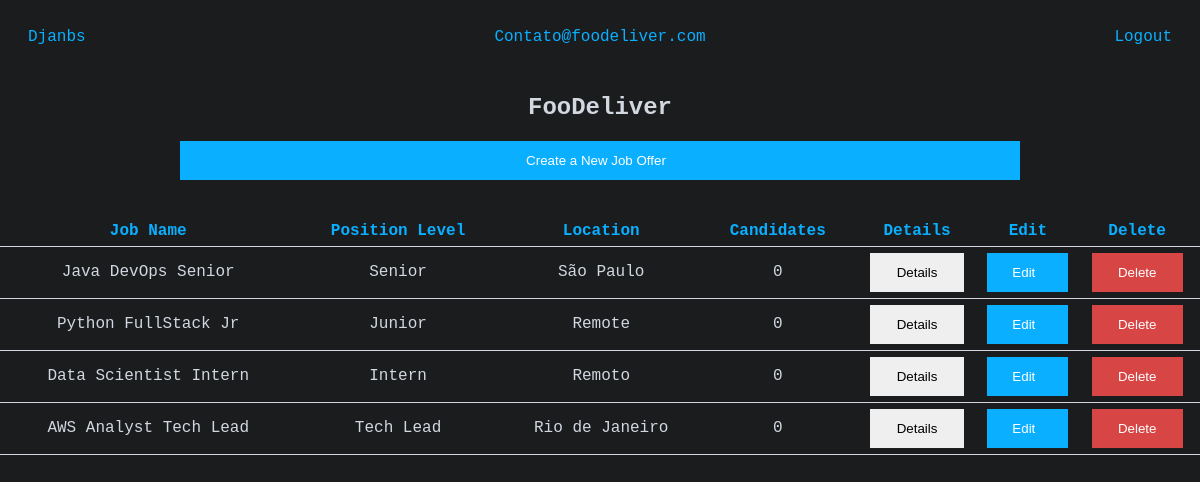
/ (signed in), run on an earlier commit of the app's database.
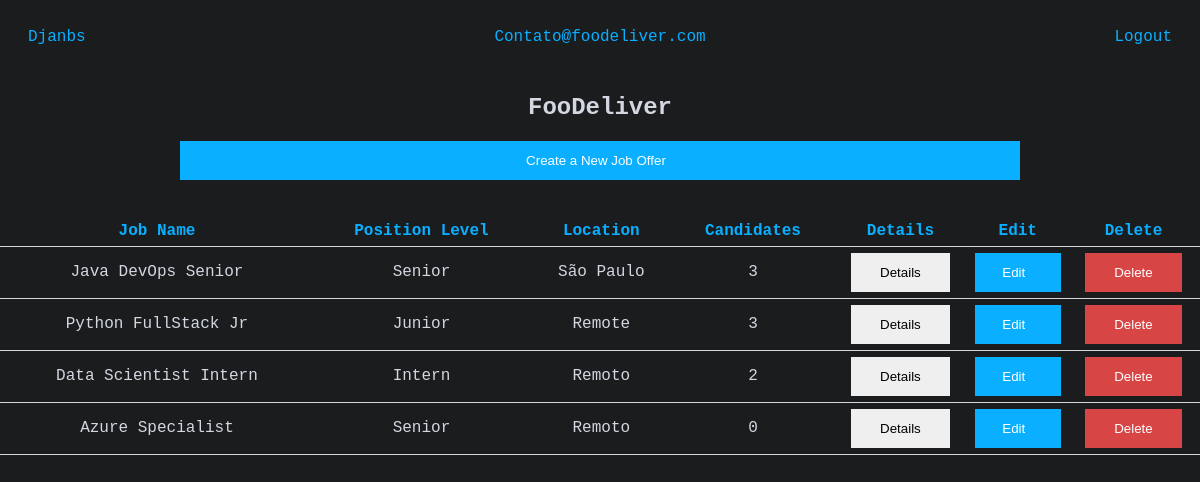
And on a later commit of the database.
### jobs/models.py (models this page shows, shortened)
class JobOffer(models.Model):
    name = models.CharField(max_length=125)
    location = models.CharField(max_length=50)
    description = models.TextField(null=True)
    company = models.ForeignKey(Company, on_delete=models.CASCADE, null=True)
    payment_range = models.IntegerField(choices=PaymentRange.choices)
    education_req = models.IntegerField(choices=EducationRequirement.choices)
    position_level = models.IntegerField(choices=PositionLevel.choices)
    date_created = models.DateTimeField(auto_now_add=True, null=True)

### jobs/views/views.py (the view)
# urls.py: 2. Add a URL to urlpatterns:  path('', views.home, name='home')
def home(request):
    if not request.user.is_authenticated:
        return redirect('login')
    else:
        if request.user.is_candidate:
            job_offers = JobOffer.objects.all() # type: ignore
            context = { 'job_offers': job_offers, }
            return render(request, 'jobs/index.html', context)
        else:
            company = Company.objects.get(pk=request.user.company.id) # type: ignore
            company_offers = JobOffer.objects.filter(company=company) # type: ignore
            job_applied = [
                JobApplied.objects.filter( # type: ignore
                job_offer=offer).values('candidate').distinct().count()
                for offer in company_offers ]
            context = {
                'company_offers_cand': zip(company_offers,job_applied),
                }
            return render(request, 'jobs/company.html', context)

### jobs/models.py (called while the page is built)
    def __str__(self):
        return self.email

### jobs/templates/jobs/company.html
{% extends "jobs/base.html" %}
{% block content %}
<center><h2> {{ request.user.company.name }} </h2></center>
<td><a href="{% url 'create-offer' request.user.company.id %}"><button class="button">Create a New Job Offer</button></a></td>
<br> <br>
<table>
<tr class="blue">
    <th>Job Name</th>
    <th>Position Level</th>
    <th>Location</th>
    <th>Candidates</th>
    <th>Details</th>
    <th>Edit</th>
    <th>Delete</th>
</tr>
{% for offer, num_of_cand in company_offers_cand %}
<tr class="row-hover">
    <td>{{ offer.name }}</td>
    {% if offer.position_level == 1 %}
        <td>Intern</td>
    {% elif offer.position_level == 2 %}
        <td>Junior</td>
    {% elif offer.position_level == 3 %}
        <td>Pleno</td>
    {% elif offer.position_level == 4 %}
        <td>Senior</td>
    {% elif offer.position_level == 5 %}
        <td>Tech Lead</td>
    {% endif %}
    <td>{{ offer.location }}</td>
    <td>{{ num_of_cand }}</td>
    <td><a href="{% url 'details-offer' offer.id %}"><button class="w-button" style="width:80%;border:none">Details</button></a></td>
    <td><a href="{% url 'edit-offer' offer.id %}"><button class="button" style="width:100%">Edit</button></a></td>
    <td><a href="{% url 'delete-offer' offer.id %}"><button class="delete-button" style="width:80%">Delete</button></a></td>
</tr>
{% endfor %}
</table>
{% endblock content %}

What changed in the data, as far as the page shows it:
removed JobOffer: name "AWS Analyst Tech Lead", position_level "Tech Lead", location "Rio de Janeiro", num_of_cand "0"
computed for JobOffer "Java DevOps Senior": num_of_cand "0" → "3"
computed for JobOffer "Python FullStack Jr": payment_range "0" → "3"
computed for JobOffer "Data Scientist Intern": num_of_cand "0" → "2"
added JobOffer: name "Azure Specialist", position_level "Senior", location "Remoto", num_of_cand "0"
